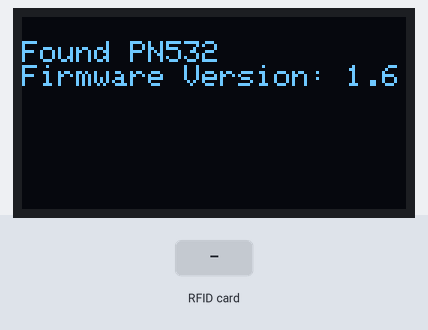
Bench run of a sketch on a simulated Arduino Uno, built with avr-gcc and run on an emulated ATmega328P. On the bench: 128×64 one-colour display. The test bench sets the inputs (shaded band). The display library's start-up logo is not drawn.

Above: at 1.2 s.
At 3.3 s:
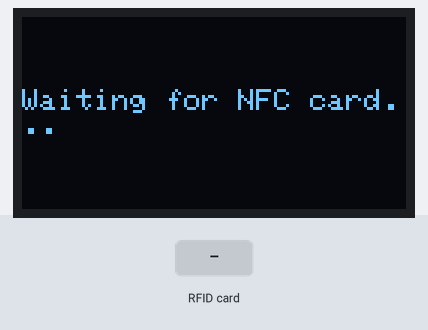
3.4 s: RFID card 5E 7A 19 C4 held to the reader
At 4.7 s:
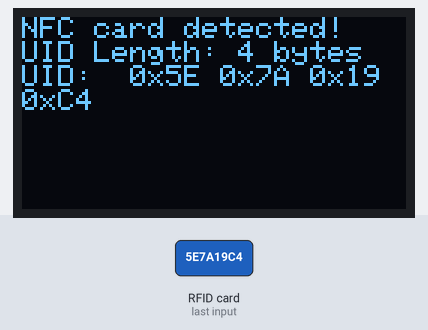
At 6.1 s:
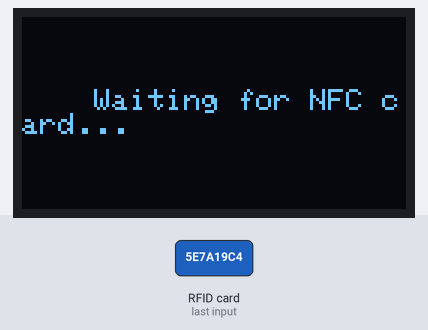
Timing chart, 0 to 7.6 s (numbered marks = the images above; inputs shaded):
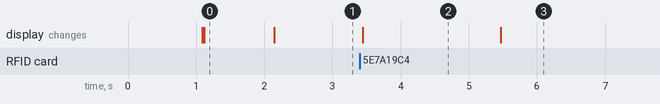

Measured:
- after the input at 3.4 s, the display: changes at once (image 2)
- what the display in image 0 shows lasts 1.0 s, from 1.1 s to 2.1 s
- what the display in image 2 shows lasts 2.1 s, from 3.4 s to 5.5 s

The sketch:

NFCReadingWithScreen.ino
```cpp
#include <Wire.h>
#include <Adafruit_GFX.h>
#include <Adafruit_SSD1306.h>
#include <Adafruit_PN532.h>

// OLED display settings
#define SCREEN_WIDTH 128
#define SCREEN_HEIGHT 64
Adafruit_SSD1306 display(SCREEN_WIDTH, SCREEN_HEIGHT, &Wire, -1);  // -1 means no reset pin

// PN532 NFC Module settings
#define PN532_IRQ   2
#define PN532_RESET 3
Adafruit_PN532 nfc(PN532_IRQ, PN532_RESET);

void setup(void) {
  // Initialize Serial Monitor
  Serial.begin(115200);
  while (!Serial); // wait for serial port to open

  // Initialize OLED Display
  if(!display.begin(SSD1306_SWITCHCAPVCC, 0x3C)) {  // 0x3C is a common I2C address for OLEDs
    Serial.println(F("SSD1306 allocation failed"));
    for(;;);
  }
  display.display();
  delay(1000);  // Pause for 1 second

  display.clearDisplay();
  display.setTextSize(1);
  display.setTextColor(SSD1306_WHITE);
  display.setCursor(0,0);
  display.println("Initializing NFC...");
  display.display();

  // Initialize PN532 NFC Module
  nfc.begin();

  uint32_t versiondata = nfc.getFirmwareVersion();
  if (!versiondata) {
    display.clearDisplay();
    display.println("Didn't find PN53x module");
    display.display();
    while (1); // halt
  }

  // Display firmware version
  display.clearDisplay();
  display.println("Found PN532");
  display.print("Firmware Version: ");
  display.print((versiondata >> 16) & 0xFF, HEX);
  display.print('.');
  display.println((versiondata >> 8) & 0xFF, HEX);
  display.display();

  // Configure NFC to read RFID cards
  nfc.SAMConfig();

  delay(1000);
  display.clearDisplay();
  display.println("Waiting for NFC card...");
  display.display();
}

void loop(void) {
  uint8_t success;
  uint8_t uid[] = { 0, 0, 0, 0, 0, 0, 0 };  // Buffer to store the returned UID
  uint8_t uidLength;  // Length of the UID (4 or 7 bytes depending on card type)

  // Look for an NFC card
  success = nfc.readPassiveTargetID(PN532_MIFARE_ISO14443A, uid, &uidLength);

  if (success) {
    // NFC card found!
    display.clearDisplay();
    display.setCursor(0,0);
    display.println("NFC card detected!");
    display.print("UID Length: "); display.print(uidLength, DEC); display.println(" bytes");
    display.print("UID: ");
    for (uint8_t i=0; i < uidLength; i++) {
      display.print(" 0x"); display.print(uid[i], HEX);
    }
    display.display();

    delay(2000); // Pause for 2 seconds before scanning again
    display.clearDisplay();
    display.println("Waiting for NFC card...");
    display.display();
  }
}
```
